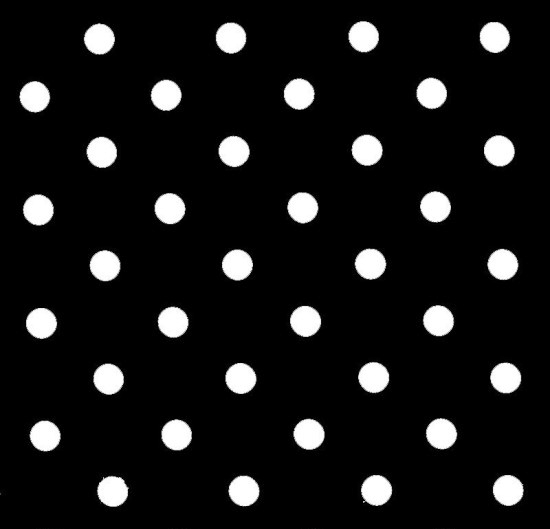
#> input picture CSCI-450/Homework/ExtraCredit/polka.jpg, 550 x 529 px
$ jupyter execute '450–extraCredit.ipynb'
#> lines starting #> are read from the running program, lines starting #| are printed output that depends on the picture; after the words box and inside, x2 and y2 are one past the last pixel; in counts of white or black regions, pixels touching at a corner belong together
# Coutning Dots

[cell 1]
import numpy as np
from skimage import io, color, measure, filters, feature
import matplotlib.pyplot as plt

[cell 2]
image = io.imread('polka.jpg')
#> image is the input picture: shape (529, 550); min 0, max 255, mean 23

First I'll check if the image is actually black and white. If not, I'll convert it so we can see the intensity of the pixels clearly.

[cell 3]
len(image.shape) == 2
#> Out = True

Becuase its already black and white, I'll just load the image as grayscale.

[cell 4]
image = io.imread('polka.jpg', as_gray=True)
img = image.copy()

## Approach 1

My overall appraoch is to first reduce noise in the image, so that I can differentiate between the dots and the background.

So my first step is to apply a Gaussian blur to the image. This will help to smooth out the image and reduce noise.

[cell 5]
blurred = filters.gaussian(img, sigma=1)

Next I decided to use Thresholding, specifically Otsu's thresholding which I also used in my project 1. This method calculates the optimal threshold value using Otsu's method, which separates the dots from the background.

[cell 6]
threshold_value = filters.threshold_otsu(blurred)
#> threshold_value = 0.467

Now, assuming the dots are 'brighter' than the background, I will create a binary mask where the pixels with intensity greater than the threshold are set to white (dots), and others are set to black (background).

[cell 7]
mask = blurred > threshold_value
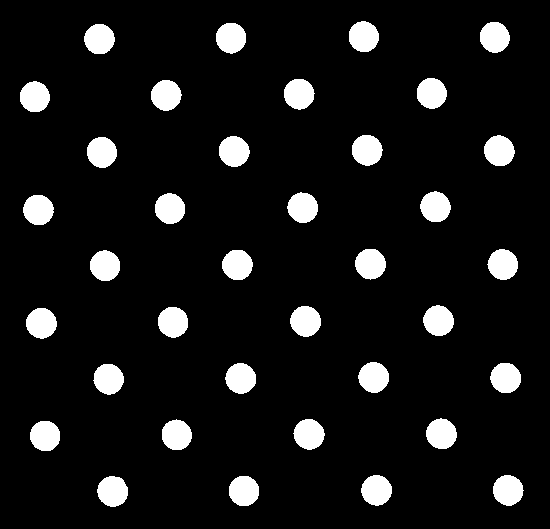
#> mask: shape (529, 550) bool; 9.1% white; 36 white regions, largest, box (x1, y1, x2, y2) and area: (97, 476, 128, 507) 745, (352, 135, 383, 166) 744, (219, 136, 250, 167) 744

Because the black pixels have a value of 0, we can just use `sum()` to count the number of white pixels.

This will give us the area of all the dots combined in the image.

[cell 8]
whites = np.sum(mask)
#> whites = 26444

Now I just need to find a way to count the number of dots, based on the area of all the dots.

So I define a variable that is the persumed area of a single dot. I can then divide the total area by the area of a single dot to get the number of dots in the image.

(I did a lot of trial error to find the area that would correspond to the correct count)

[cell 9]
areaEach = 730
count = whites // areaEach
#> count = 36

Putting it all together we get:

[cell 10]
def countDots1(img):
    blured = filters.gaussian(img, sigma=1)

    threshold_value = filters.threshold_otsu(blured)
#> threshold_value = 0.467
    mask = blured > threshold_value

    whites = np.sum(mask)
#> whites = 26444

    areaEach = 730
    count = whites // areaEach
#> count = 36

    return f'Number of dots: {count}'

countDots1(img)
#> Out = 'Number of dots: 36'

## Approach 2

Now although this works. Its not very good practice to hard code the area of a single dot.

So upon looking into scikit-image, I found a function called `peak_local_max()` in the `skimage.feature` module. This function is used to find local maxima in an image, which can be useful for identifying dots in this case.

For this approach, again I first smooth the image using a Gaussian filter. But then apply this peak_local_max() function to find the coordinates of the local maxima in the image.

[cell 11]
blurred = filters.gaussian(img, sigma=1)

coords = feature.peak_local_max(blurred)
#> coords = 933 pairs, first value 16 to 511, second value 16 to 527

plt.figure(figsize=(12, 4))

plt.subplot(121)
plt.imshow(blurred, cmap='gray')
plt.title('Original')
plt.axis('off')

plt.subplot(122)
plt.imshow(img, cmap='gray')
plt.plot(coords[:, 1], coords[:, 0], 'r.', markersize=5)
plt.title('Dots detected')
plt.axis('off')
plt.tight_layout()
plt.show()
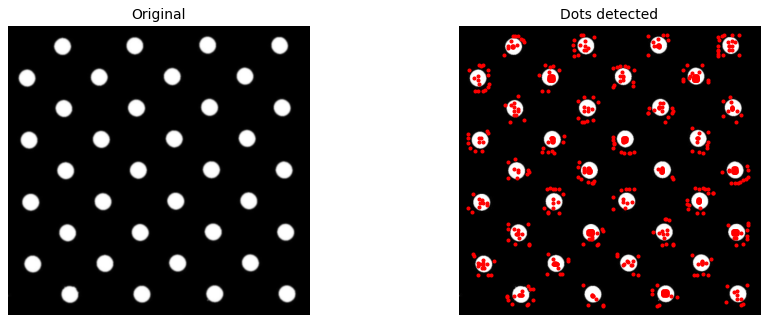
#> figure drawn by matplotlib, 2 panels

Obviously, this is identifying a lot of dots. To be honest, I dont know why or how exactly it works.

But I can tell the function to have a constraint on the minimum distance between peaks. This will help to reduce the number of false positives and give a more accurate count of the dots.

I tried with a couple of values to get it accurate.

[cell 12]
blurred = filters.gaussian(img, sigma=1)

coords = feature.peak_local_max(blurred, min_distance=20)
#> coords = 36 pairs, first value 34 to 491, second value 35 to 508

plt.figure(figsize=(12, 4))

plt.subplot(121)
plt.imshow(blurred, cmap='gray')
plt.title('Original')
plt.axis('off')

plt.subplot(122)
plt.imshow(img, cmap='gray')
plt.plot(coords[:, 1], coords[:, 0], 'r.', markersize=10)
plt.title('Dots detected')
plt.axis('off')
plt.tight_layout()
plt.show()
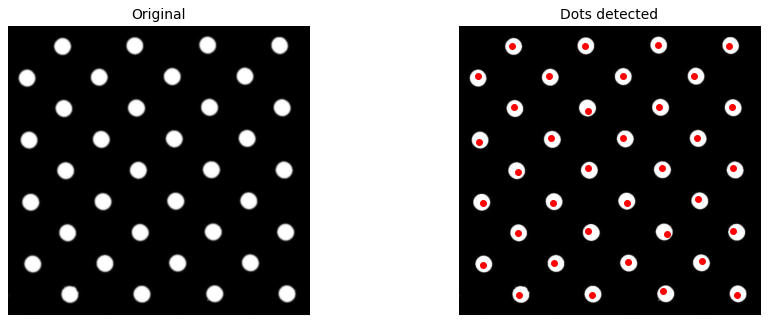
#> figure drawn by matplotlib, 2 panels

Have in mind that this is not the same as hardcoding the area, as its a lot easier and more flexible to change the distance between peaks than the area of a dot. It also requires far less assumptions about the image.

So this function is better!

Putting it all together we get:

[cell 13]
def countDots2(img):
    blurred = filters.gaussian(img, sigma=1)

    coords = feature.peak_local_max(blurred, min_distance=20)

    plt.figure(figsize=(12, 4))

    plt.subplot(121)
    plt.imshow(blurred, cmap='gray')
    plt.title('Original')
    plt.axis('off')

    plt.subplot(122)
    plt.imshow(img, cmap='gray')
    plt.plot(coords[:, 1], coords[:, 0], 'r.', markersize=10)
    plt.title('Dots detected')
    plt.axis('off')
    plt.tight_layout()
    plt.show()
    return f'Number of dots: {len(coords)}'

countDots2(img)
#> Out = 'Number of dots: 36'
